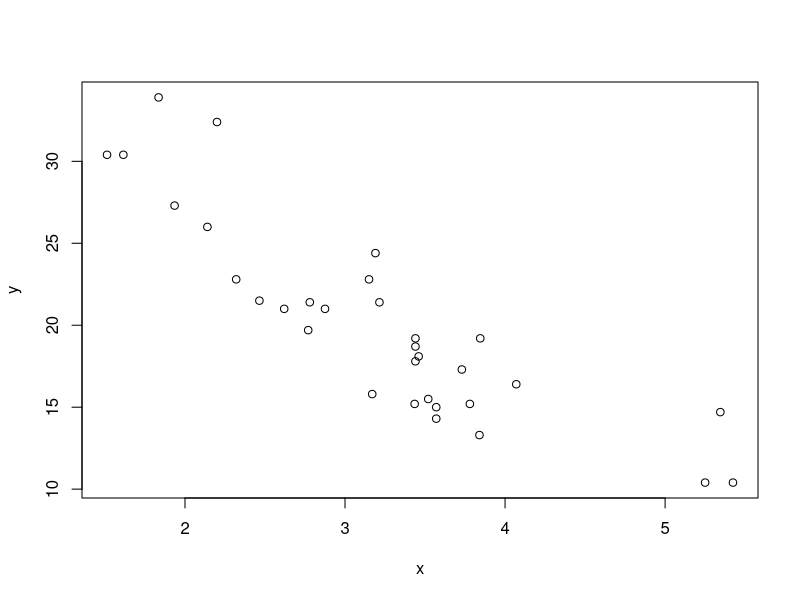
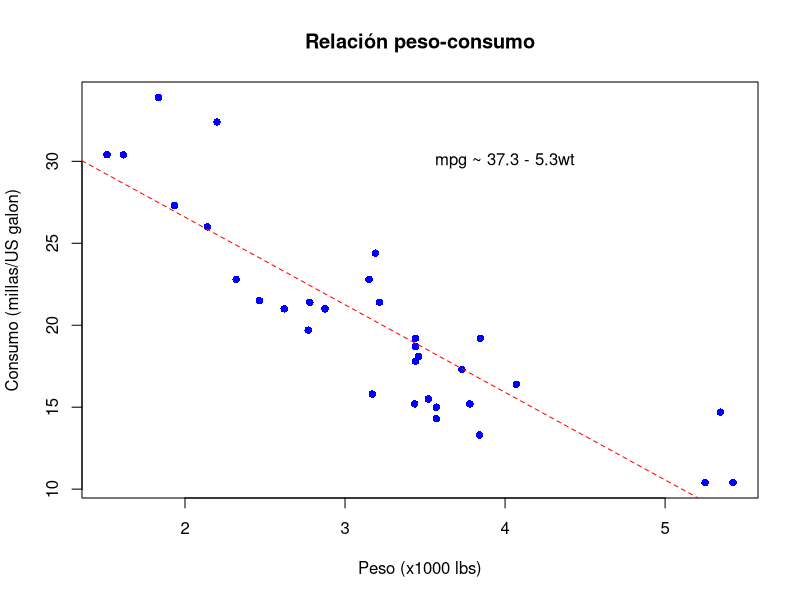

The R script that drew these images, in order:
#############################################
####### MASTER GEOFOREST ####################
####### Francisco Jose Ruiz Gomez ###########
####### Oct- 2023 ###########################

####### Práctica gráficos con R Base ########
  

# GRAFICA DE DISPERSION DE PUNTOS
## Cargamos los datos mtcars, que vienen en la distribucion base de R
datos <- as.data.frame(mtcars)

# Definimos los argumentos previamente
x <- datos$wt
y <- datos$mpg

plot(x, y) # También podríamos haber 

# Personalizar
plot(x, y,
     main = "Relación peso-consumo",
     xlab = "Peso (x1000 lbs)",
     ylab = "Consumo (millas/US galon)",
     pch = 16, col="blue")

# Añadir linea de tendencia
modelo <- lm(y~x, data=datos)
abline(modelo,
       col ="red",
       lty = 2)

#Añadir texto
summary(modelo) # Para ver los resultados del modelo lineal
text(4, 30, "mpg ~ 37.3 - 5.3wt")
